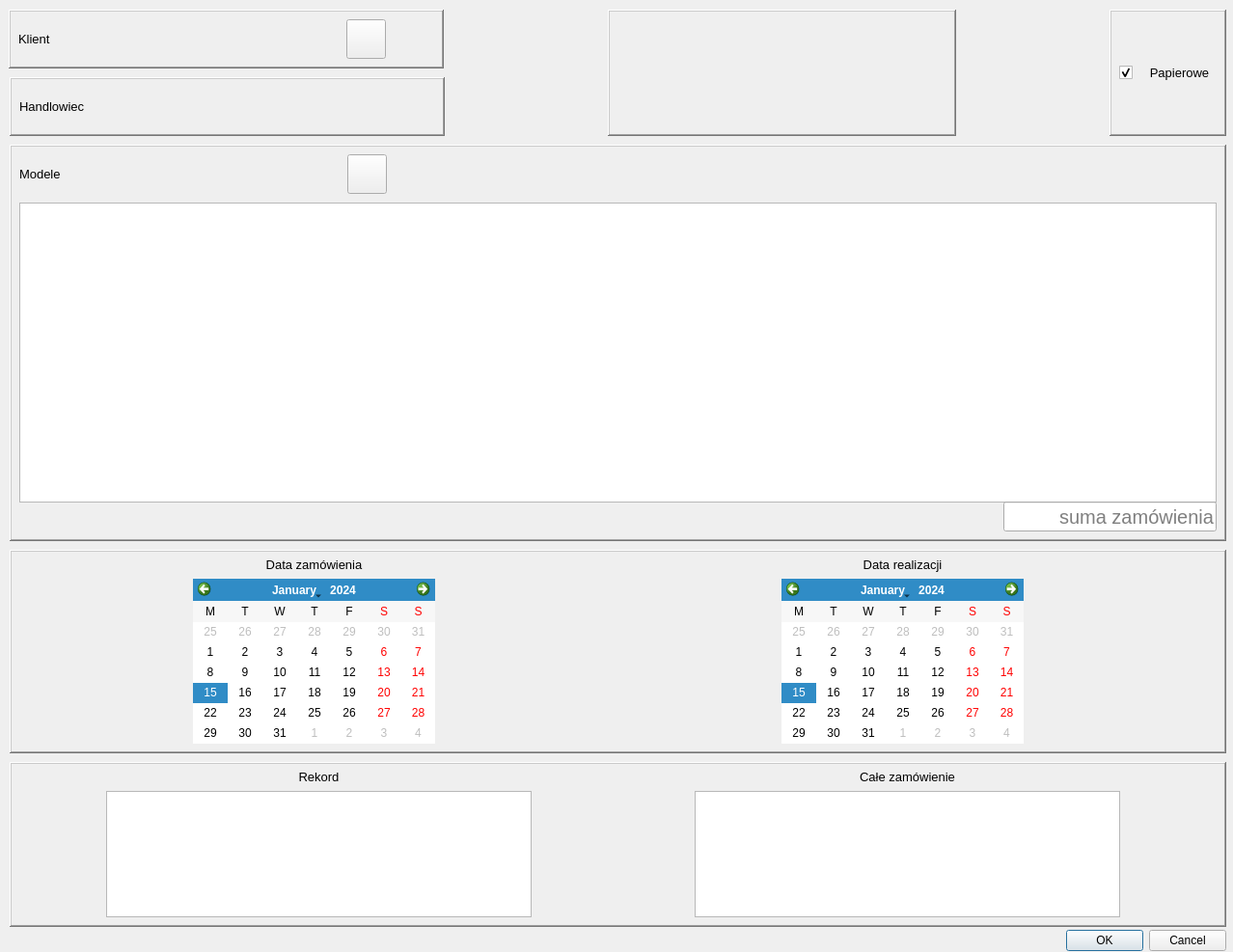
<?xml version="1.0" encoding="UTF-8"?>
<ui version="4.0">
 <class>noweZamowienieDialog</class>
 <widget class="QDialog" name="noweZamowienieDialog">
  <property name="geometry">
   <rect>
    <x>0</x>
    <y>0</y>
    <width>1278</width>
    <height>987</height>
   </rect>
  </property>
  <property name="windowTitle">
   <string>Nowe zamówienie</string>
  </property>
  <widget class="QDialogButtonBox" name="buttonBox">
   <property name="geometry">
    <rect>
     <x>770</x>
     <y>960</y>
     <width>501</width>
     <height>31</height>
    </rect>
   </property>
   <property name="orientation">
    <enum>Qt::Horizontal</enum>
   </property>
   <property name="standardButtons">
    <set>QDialogButtonBox::Cancel|QDialogButtonBox::Ok</set>
   </property>
  </widget>
  <widget class="QFrame" name="frame_3">
   <property name="geometry">
    <rect>
     <x>10</x>
     <y>150</y>
     <width>1261</width>
     <height>411</height>
    </rect>
   </property>
   <property name="frameShape">
    <enum>QFrame::WinPanel</enum>
   </property>
   <property name="frameShadow">
    <enum>QFrame::Raised</enum>
   </property>
   <widget class="QTableView" name="tableViewZam">
    <property name="geometry">
     <rect>
      <x>10</x>
      <y>60</y>
      <width>1241</width>
      <height>311</height>
     </rect>
    </property>
    <property name="font">
     <font>
      <pointsize>10</pointsize>
     </font>
    </property>
    <property name="editTriggers">
     <set>QAbstractItemView::AllEditTriggers</set>
    </property>
    <property name="showDropIndicator" stdset="0">
     <bool>false</bool>
    </property>
    <property name="alternatingRowColors">
     <bool>true</bool>
    </property>
    <property name="selectionMode">
     <enum>QAbstractItemView::SingleSelection</enum>
    </property>
    <property name="selectionBehavior">
     <enum>QAbstractItemView::SelectRows</enum>
    </property>
    <property name="sortingEnabled">
     <bool>false</bool>
    </property>
    <attribute name="verticalHeaderMinimumSectionSize">
     <number>23</number>
    </attribute>
   </widget>
   <widget class="QLabel" name="label_11">
    <property name="geometry">
     <rect>
      <x>10</x>
      <y>10</y>
      <width>101</width>
      <height>41</height>
     </rect>
    </property>
    <property name="font">
     <font>
      <family>MS Shell Dlg 2</family>
      <pointsize>10</pointsize>
     </font>
    </property>
    <property name="frameShadow">
     <enum>QFrame::Raised</enum>
    </property>
    <property name="text">
     <string>Modele</string>
    </property>
   </widget>
   <widget class="QLineEdit" name="lcdNumber">
    <property name="geometry">
     <rect>
      <x>1030</x>
      <y>370</y>
      <width>221</width>
      <height>31</height>
     </rect>
    </property>
    <property name="sizePolicy">
     <sizepolicy hsizetype="Expanding" vsizetype="Minimum">
      <horstretch>0</horstretch>
      <verstretch>0</verstretch>
     </sizepolicy>
    </property>
    <property name="minimumSize">
     <size>
      <width>0</width>
      <height>22</height>
     </size>
    </property>
    <property name="font">
     <font>
      <pointsize>15</pointsize>
      <weight>50</weight>
      <bold>false</bold>
     </font>
    </property>
    <property name="alignment">
     <set>Qt::AlignRight|Qt::AlignTrailing|Qt::AlignVCenter</set>
    </property>
    <property name="readOnly">
     <bool>true</bool>
    </property>
    <property name="placeholderText">
     <string>suma zamówienia</string>
    </property>
    <property name="clearButtonEnabled">
     <bool>false</bool>
    </property>
   </widget>
   <widget class="QPushButton" name="pushButtonModel_2">
    <property name="geometry">
     <rect>
      <x>350</x>
      <y>10</y>
      <width>41</width>
      <height>41</height>
     </rect>
    </property>
    <property name="sizePolicy">
     <sizepolicy hsizetype="Fixed" vsizetype="Minimum">
      <horstretch>0</horstretch>
      <verstretch>0</verstretch>
     </sizepolicy>
    </property>
    <property name="font">
     <font>
      <pointsize>10</pointsize>
     </font>
    </property>
    <property name="text">
     <string/>
    </property>
    <property name="icon">
     <iconset resource="zasoby.qrc">
      <normaloff>:/zasoby/add.png</normaloff>:/zasoby/add.png</iconset>
    </property>
    <property name="iconSize">
     <size>
      <width>31</width>
      <height>31</height>
     </size>
    </property>
    <property name="autoDefault">
     <bool>false</bool>
    </property>
   </widget>
  </widget>
  <widget class="QFrame" name="frame_5">
   <property name="geometry">
    <rect>
     <x>10</x>
     <y>80</y>
     <width>451</width>
     <height>61</height>
    </rect>
   </property>
   <property name="font">
    <font>
     <pointsize>5</pointsize>
    </font>
   </property>
   <property name="frameShape">
    <enum>QFrame::WinPanel</enum>
   </property>
   <property name="frameShadow">
    <enum>QFrame::Raised</enum>
   </property>
   <property name="lineWidth">
    <number>1</number>
   </property>
   <widget class="QLabel" name="labelHandlowiec">
    <property name="geometry">
     <rect>
      <x>130</x>
      <y>10</y>
      <width>221</width>
      <height>41</height>
     </rect>
    </property>
    <property name="minimumSize">
     <size>
      <width>0</width>
      <height>31</height>
     </size>
    </property>
    <property name="font">
     <font>
      <family>MS Shell Dlg 2</family>
      <pointsize>10</pointsize>
      <weight>75</weight>
      <bold>true</bold>
     </font>
    </property>
    <property name="styleSheet">
     <string notr="true">background: transparent; </string>
    </property>
    <property name="frameShadow">
     <enum>QFrame::Raised</enum>
    </property>
    <property name="text">
     <string/>
    </property>
    <property name="scaledContents">
     <bool>true</bool>
    </property>
    <property name="alignment">
     <set>Qt::AlignLeading|Qt::AlignLeft|Qt::AlignVCenter</set>
    </property>
   </widget>
   <widget class="QLabel" name="label_10">
    <property name="geometry">
     <rect>
      <x>10</x>
      <y>10</y>
      <width>111</width>
      <height>41</height>
     </rect>
    </property>
    <property name="font">
     <font>
      <family>MS Shell Dlg 2</family>
      <pointsize>10</pointsize>
     </font>
    </property>
    <property name="frameShadow">
     <enum>QFrame::Raised</enum>
    </property>
    <property name="text">
     <string>Handlowiec</string>
    </property>
   </widget>
  </widget>
  <widget class="QFrame" name="frame_2">
   <property name="geometry">
    <rect>
     <x>9</x>
     <y>10</y>
     <width>451</width>
     <height>61</height>
    </rect>
   </property>
   <property name="frameShape">
    <enum>QFrame::WinPanel</enum>
   </property>
   <property name="frameShadow">
    <enum>QFrame::Raised</enum>
   </property>
   <widget class="QLabel" name="labelKlient">
    <property name="geometry">
     <rect>
      <x>130</x>
      <y>10</y>
      <width>221</width>
      <height>41</height>
     </rect>
    </property>
    <property name="minimumSize">
     <size>
      <width>0</width>
      <height>31</height>
     </size>
    </property>
    <property name="font">
     <font>
      <family>MS Shell Dlg 2</family>
      <pointsize>10</pointsize>
      <weight>75</weight>
      <bold>true</bold>
     </font>
    </property>
    <property name="styleSheet">
     <string notr="true">background: transparent; </string>
    </property>
    <property name="frameShadow">
     <enum>QFrame::Raised</enum>
    </property>
    <property name="text">
     <string/>
    </property>
    <property name="scaledContents">
     <bool>true</bool>
    </property>
    <property name="alignment">
     <set>Qt::AlignLeading|Qt::AlignLeft|Qt::AlignVCenter</set>
    </property>
   </widget>
   <widget class="QPushButton" name="pushButton_5">
    <property name="geometry">
     <rect>
      <x>350</x>
      <y>10</y>
      <width>41</width>
      <height>41</height>
     </rect>
    </property>
    <property name="sizePolicy">
     <sizepolicy hsizetype="Fixed" vsizetype="Minimum">
      <horstretch>0</horstretch>
      <verstretch>0</verstretch>
     </sizepolicy>
    </property>
    <property name="font">
     <font>
      <pointsize>10</pointsize>
     </font>
    </property>
    <property name="text">
     <string/>
    </property>
    <property name="icon">
     <iconset resource="zasoby.qrc">
      <normaloff>:/zasoby/select.png</normaloff>:/zasoby/select.png</iconset>
    </property>
    <property name="iconSize">
     <size>
      <width>35</width>
      <height>35</height>
     </size>
    </property>
    <property name="autoDefault">
     <bool>false</bool>
    </property>
   </widget>
   <widget class="QLabel" name="label_8">
    <property name="geometry">
     <rect>
      <x>10</x>
      <y>10</y>
      <width>101</width>
      <height>41</height>
     </rect>
    </property>
    <property name="font">
     <font>
      <family>MS Shell Dlg 2</family>
      <pointsize>10</pointsize>
     </font>
    </property>
    <property name="frameShadow">
     <enum>QFrame::Raised</enum>
    </property>
    <property name="text">
     <string>Klient</string>
    </property>
   </widget>
  </widget>
  <widget class="QFrame" name="frame_4">
   <property name="geometry">
    <rect>
     <x>10</x>
     <y>570</y>
     <width>1261</width>
     <height>211</height>
    </rect>
   </property>
   <property name="frameShape">
    <enum>QFrame::WinPanel</enum>
   </property>
   <property name="frameShadow">
    <enum>QFrame::Raised</enum>
   </property>
   <widget class="QLabel" name="label_3">
    <property name="geometry">
     <rect>
      <x>190</x>
      <y>0</y>
      <width>251</width>
      <height>31</height>
     </rect>
    </property>
    <property name="font">
     <font>
      <family>MS Shell Dlg 2</family>
      <pointsize>10</pointsize>
     </font>
    </property>
    <property name="frameShadow">
     <enum>QFrame::Raised</enum>
    </property>
    <property name="text">
     <string>Data zamówienia</string>
    </property>
    <property name="alignment">
     <set>Qt::AlignCenter</set>
    </property>
   </widget>
   <widget class="QLabel" name="label_4">
    <property name="geometry">
     <rect>
      <x>800</x>
      <y>0</y>
      <width>251</width>
      <height>31</height>
     </rect>
    </property>
    <property name="font">
     <font>
      <family>MS Shell Dlg 2</family>
      <pointsize>10</pointsize>
     </font>
    </property>
    <property name="frameShadow">
     <enum>QFrame::Raised</enum>
    </property>
    <property name="text">
     <string>Data realizacji</string>
    </property>
    <property name="alignment">
     <set>Qt::AlignCenter</set>
    </property>
   </widget>
   <widget class="QCalendarWidget" name="calendarWidget">
    <property name="geometry">
     <rect>
      <x>190</x>
      <y>30</y>
      <width>251</width>
      <height>171</height>
     </rect>
    </property>
    <property name="horizontalHeaderFormat">
     <enum>QCalendarWidget::SingleLetterDayNames</enum>
    </property>
    <property name="verticalHeaderFormat">
     <enum>QCalendarWidget::NoVerticalHeader</enum>
    </property>
    <property name="navigationBarVisible">
     <bool>true</bool>
    </property>
    <property name="dateEditEnabled">
     <bool>false</bool>
    </property>
   </widget>
   <widget class="QCalendarWidget" name="calendarWidgetRealizacja">
    <property name="geometry">
     <rect>
      <x>800</x>
      <y>30</y>
      <width>251</width>
      <height>171</height>
     </rect>
    </property>
    <property name="horizontalHeaderFormat">
     <enum>QCalendarWidget::SingleLetterDayNames</enum>
    </property>
    <property name="verticalHeaderFormat">
     <enum>QCalendarWidget::NoVerticalHeader</enum>
    </property>
    <property name="navigationBarVisible">
     <bool>true</bool>
    </property>
    <property name="dateEditEnabled">
     <bool>false</bool>
    </property>
   </widget>
  </widget>
  <widget class="QWidget" name="layoutWidget">
   <property name="geometry">
    <rect>
     <x>0</x>
     <y>0</y>
     <width>2</width>
     <height>2</height>
    </rect>
   </property>
   <layout class="QVBoxLayout" name="verticalLayout"/>
  </widget>
  <widget class="QFrame" name="frame_7">
   <property name="geometry">
    <rect>
     <x>10</x>
     <y>790</y>
     <width>1261</width>
     <height>171</height>
    </rect>
   </property>
   <property name="frameShape">
    <enum>QFrame::WinPanel</enum>
   </property>
   <property name="frameShadow">
    <enum>QFrame::Raised</enum>
   </property>
   <widget class="QLabel" name="label_6">
    <property name="geometry">
     <rect>
      <x>100</x>
      <y>0</y>
      <width>441</width>
      <height>31</height>
     </rect>
    </property>
    <property name="font">
     <font>
      <family>MS Shell Dlg 2</family>
      <pointsize>10</pointsize>
     </font>
    </property>
    <property name="frameShadow">
     <enum>QFrame::Raised</enum>
    </property>
    <property name="text">
     <string>Rekord</string>
    </property>
    <property name="alignment">
     <set>Qt::AlignCenter</set>
    </property>
   </widget>
   <widget class="QLabel" name="label_7">
    <property name="geometry">
     <rect>
      <x>710</x>
      <y>0</y>
      <width>441</width>
      <height>31</height>
     </rect>
    </property>
    <property name="font">
     <font>
      <family>MS Shell Dlg 2</family>
      <pointsize>10</pointsize>
     </font>
    </property>
    <property name="frameShadow">
     <enum>QFrame::Raised</enum>
    </property>
    <property name="text">
     <string>Całe zamówienie</string>
    </property>
    <property name="alignment">
     <set>Qt::AlignCenter</set>
    </property>
   </widget>
   <widget class="QPlainTextEdit" name="plainTextEditU1">
    <property name="geometry">
     <rect>
      <x>100</x>
      <y>30</y>
      <width>441</width>
      <height>131</height>
     </rect>
    </property>
    <property name="font">
     <font>
      <pointsize>10</pointsize>
     </font>
    </property>
    <property name="tabChangesFocus">
     <bool>true</bool>
    </property>
    <property name="backgroundVisible">
     <bool>false</bool>
    </property>
    <property name="centerOnScroll">
     <bool>false</bool>
    </property>
   </widget>
   <widget class="QPlainTextEdit" name="plainTextEditU2">
    <property name="geometry">
     <rect>
      <x>710</x>
      <y>30</y>
      <width>441</width>
      <height>131</height>
     </rect>
    </property>
    <property name="font">
     <font>
      <pointsize>10</pointsize>
     </font>
    </property>
    <property name="styleSheet">
     <string notr="true">b</string>
    </property>
    <property name="tabChangesFocus">
     <bool>true</bool>
    </property>
    <property name="backgroundVisible">
     <bool>false</bool>
    </property>
    <property name="centerOnScroll">
     <bool>false</bool>
    </property>
   </widget>
  </widget>
  <widget class="QFrame" name="frame">
   <property name="geometry">
    <rect>
     <x>1150</x>
     <y>10</y>
     <width>121</width>
     <height>131</height>
    </rect>
   </property>
   <property name="frameShape">
    <enum>QFrame::WinPanel</enum>
   </property>
   <property name="frameShadow">
    <enum>QFrame::Raised</enum>
   </property>
   <widget class="QWidget" name="layoutWidget">
    <property name="geometry">
     <rect>
      <x>10</x>
      <y>0</y>
      <width>111</width>
      <height>131</height>
     </rect>
    </property>
    <layout class="QHBoxLayout" name="horizontalLayout_2">
     <property name="spacing">
      <number>0</number>
     </property>
     <property name="leftMargin">
      <number>0</number>
     </property>
     <item>
      <widget class="QCheckBox" name="checkBox">
       <property name="sizePolicy">
        <sizepolicy hsizetype="Fixed" vsizetype="Fixed">
         <horstretch>0</horstretch>
         <verstretch>0</verstretch>
        </sizepolicy>
       </property>
       <property name="font">
        <font>
         <pointsize>13</pointsize>
        </font>
       </property>
       <property name="text">
        <string/>
       </property>
       <property name="checked">
        <bool>true</bool>
       </property>
      </widget>
     </item>
     <item>
      <widget class="QLabel" name="label_5">
       <property name="font">
        <font>
         <family>MS Shell Dlg 2</family>
         <pointsize>10</pointsize>
        </font>
       </property>
       <property name="text">
        <string>Papierowe</string>
       </property>
       <property name="alignment">
        <set>Qt::AlignCenter</set>
       </property>
      </widget>
     </item>
    </layout>
   </widget>
  </widget>
  <widget class="QFrame" name="frame_6">
   <property name="geometry">
    <rect>
     <x>630</x>
     <y>10</y>
     <width>361</width>
     <height>131</height>
    </rect>
   </property>
   <property name="frameShape">
    <enum>QFrame::WinPanel</enum>
   </property>
   <property name="frameShadow">
    <enum>QFrame::Raised</enum>
   </property>
   <widget class="QLineEdit" name="lineEditPapier">
    <property name="geometry">
     <rect>
      <x>0</x>
      <y>0</y>
      <width>361</width>
      <height>131</height>
     </rect>
    </property>
    <property name="font">
     <font>
      <family>MS Shell Dlg 2</family>
      <pointsize>60</pointsize>
      <weight>50</weight>
      <bold>false</bold>
     </font>
    </property>
    <property name="autoFillBackground">
     <bool>false</bool>
    </property>
    <property name="styleSheet">
     <string notr="true">background: transparent; </string>
    </property>
    <property name="frame">
     <bool>false</bool>
    </property>
    <property name="alignment">
     <set>Qt::AlignCenter</set>
    </property>
    <property name="readOnly">
     <bool>true</bool>
    </property>
    <property name="clearButtonEnabled">
     <bool>false</bool>
    </property>
   </widget>
  </widget>
 </widget>
 <tabstops>
  <tabstop>pushButton_5</tabstop>
  <tabstop>calendarWidget</tabstop>
  <tabstop>calendarWidgetRealizacja</tabstop>
  <tabstop>plainTextEditU1</tabstop>
  <tabstop>plainTextEditU2</tabstop>
  <tabstop>tableViewZam</tabstop>
  <tabstop>lcdNumber</tabstop>
  <tabstop>lineEditPapier</tabstop>
 </tabstops>
 <resources>
  <include location="zasoby.qrc"/>
 </resources>
 <connections/>
</ui>
